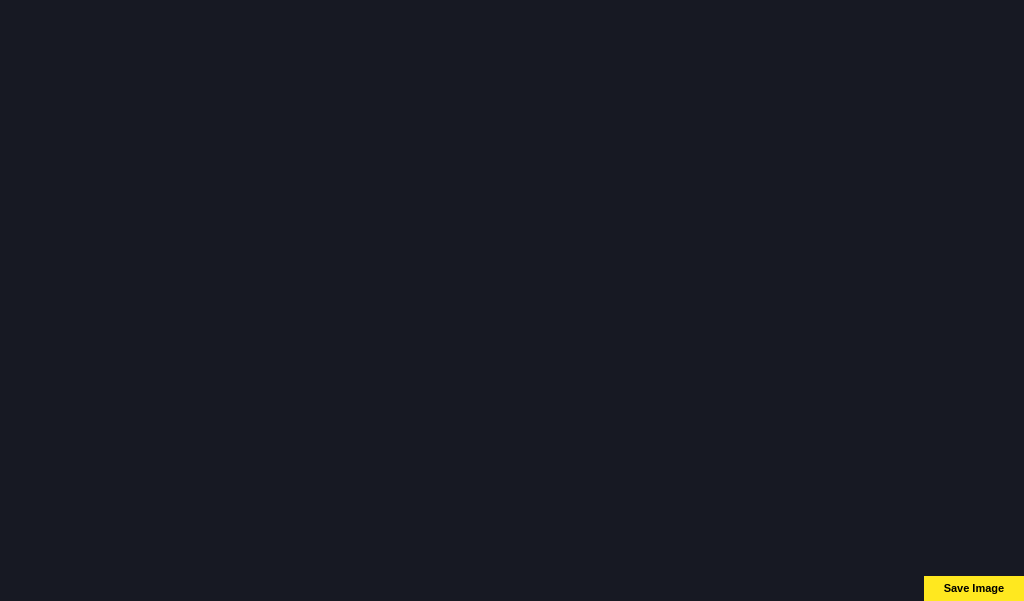
<?xml version="1.0" encoding="UTF-8"?>
<ui version="4.0">
 <class>Form</class>
 <widget class="QWidget" name="Form">
  <property name="geometry">
   <rect>
    <x>0</x>
    <y>0</y>
    <width>1024</width>
    <height>601</height>
   </rect>
  </property>
  <property name="windowTitle">
   <string>Form</string>
  </property>
  <property name="styleSheet">
   <string notr="true">QWidget {
background-color: #171923;
}</string>
  </property>
  <widget class="QLabel" name="image">
   <property name="geometry">
    <rect>
     <x>0</x>
     <y>0</y>
     <width>1024</width>
     <height>576</height>
    </rect>
   </property>
   <property name="frameShape">
    <enum>QFrame::Box</enum>
   </property>
   <property name="lineWidth">
    <number>0</number>
   </property>
   <property name="text">
    <string/>
   </property>
   <property name="alignment">
    <set>Qt::AlignCenter</set>
   </property>
  </widget>
  <widget class="QPushButton" name="saveImage">
   <property name="geometry">
    <rect>
     <x>924</x>
     <y>576</y>
     <width>100</width>
     <height>25</height>
    </rect>
   </property>
   <property name="styleSheet">
    <string notr="true">QPushButton {
background-color: #FFE81F;
border: none;
font-size: 11px;
color: black;
font-weight: 600;
}

QPushButton:hover {
background-color: #ccba18;

}

QPushButton:pressed {
background-color: #ccba18;
}

QPushButton:disabled {
    background-color:  #87814c;
}</string>
   </property>
   <property name="text">
    <string>Save Image</string>
   </property>
  </widget>
 </widget>
 <resources/>
 <connections/>
</ui>
